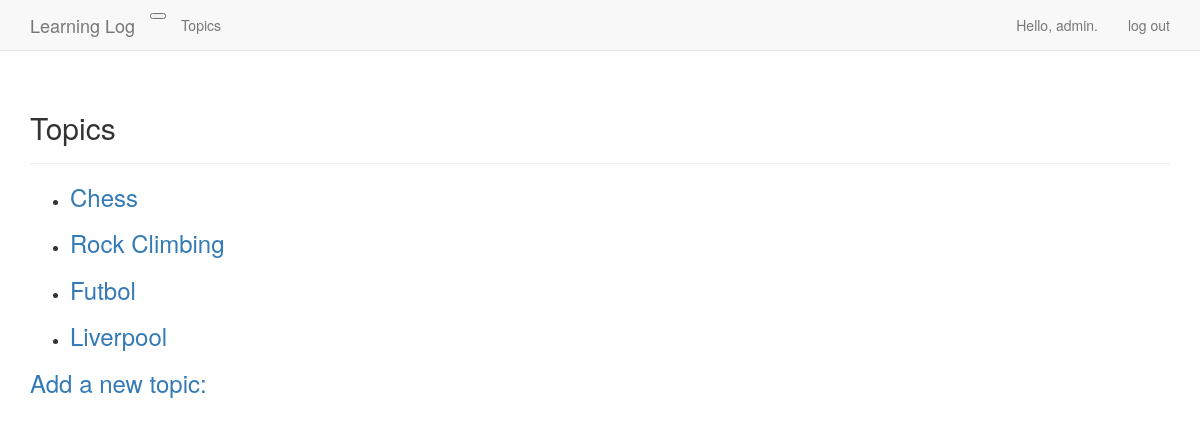
The app's page /topics/ (signed in) with its own data.
### learning_logs/models.py (models this page shows)
class Topic(models.Model):
    text = models.CharField(max_length=200)
    date_added = models.DateTimeField(auto_now_add=True)
    owner = models.ForeignKey(User, on_delete=models.CASCADE)
    def __str__(self):
        return self.text

### learning_logs/views.py (the view)
# urls.py: path("topics/", views.topics, name="topics"),
@login_required(login_url="/users/login/")
def topics(request):
    topics = Topic.objects.filter(owner=request.user).order_by("date_added")
    context = {"topics": topics}
    return render(request, "learning_logs/topics.html", context)

### learning_logs/templates/learning_logs/topics.html
{% extends "learning_logs/base.html" %}
{% block header %}
  <h2>Topics</h2>
{% endblock header %}
{% block content %}
<ul>
  {% for topic in topics %}
    <li>
      <h3>
        <a href="{% url 'topic' topic.id %}">{{ topic }}</a>
      </h3>
    </li>
  {% empty %}
    <li>No topics have been added yet.</li>
  {% endfor %}
</ul>
<h3>
  <a href="{% url 'new_topic' %}">Add a new topic:</a>
</h3>
{% endblock content %}

### learning_logs/templates/learning_logs/base.html (shortened to what this page needs)
{% load bootstrap3 %}
<!DOCTYPE html>
<html lang="en">
<head>
  {% bootstrap_css %}
</head>
<body>
   <nav class="navbar navbar-default navbar-static-top">
    <div class="container">
      <div class="navbar-header">
        <button type="button" class="navbar-toggle-collapsed" data-toggle="collapse" data-target="#navbar" aria-expanded="false" aria-controls="navbar"></button>
        <a class="navbar-brand" href="{% url 'index' %}">Learning Log</a>
      </div>
      <div id="navbar" class="navbar-collapse collapse">
        <ul class="nav navbar-nav">
          <li><a href="{% url 'topics' %}">Topics</a></li>
        </ul>
        <ul class="nav navbar-nav navbar-right">
          {% if user.is_authenticated %}
            <li><a>Hello, {{ user.username }}.</a></li>
            <li><a href="{% url 'logout' %}">log out</a></li>
          {% else %}
            <li><a href="{% url 'register' %}">register</a></li>
            <li><a href="{% url 'login' %}">log in</a></li>
          {% endif %}
        </ul>
      </div>
    </div>
   </nav>
   <div class="container">
    <div class="page-header">
      {% block header %}{% endblock header %}
    </div>
    <div>
      {% block content %}{% endblock content %}
    </div>
   </div>
  </body>
</html>

### records on screen
Topic: text "Chess"
Topic: text "Rock Climbing"
Topic: text "Futbol"
Topic: text "Liverpool"

### other values on screen
{{ user.username }} "admin"
